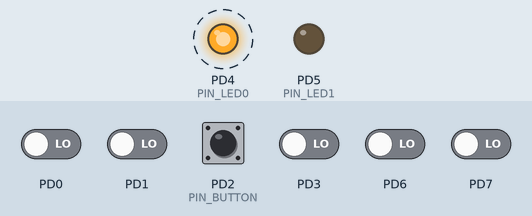
Simulated run of this program. Board: ATmega328P, built with avr-gcc and emulated at 16 MHz. Shown: output pins drawn as LEDs (lit = HIGH). Dashed ring = blinking. The test bench sets the inputs (shaded band); at power-on: PD2 (PIN_BUTTON) HIGH, PD0, PD1, PD3, PD6, PD7 LOW.

Above: at 1.2 s.
1.3 s: PD2 (PIN_BUTTON) pulled LOW for 0.15 s
At 1.9 s:
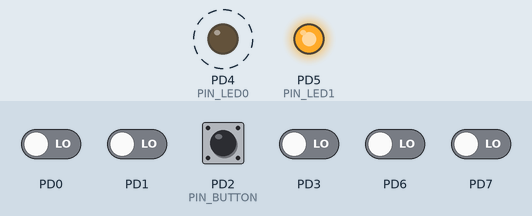
4.3 s: PD2 (PIN_BUTTON) pulled LOW for 1 s
At 6.9 s:
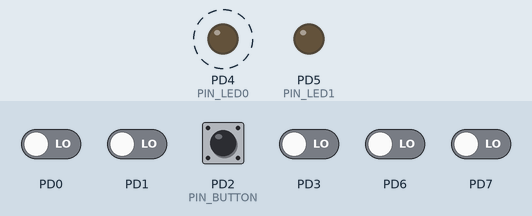
7.5 s: PD2 (PIN_BUTTON) pulled LOW for 0.15 s
At 8.4 s:
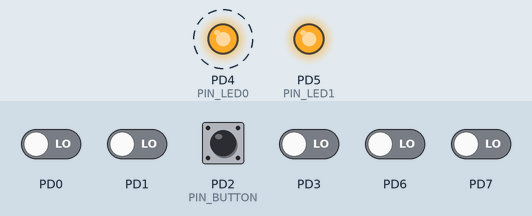
Timing chart, 0 to 16.5 s (numbered marks = the images above; inputs shaded):
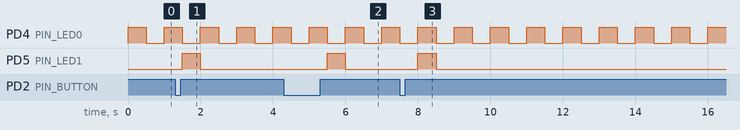

The program:

main.c
```c
#define F_CPU 16000000UL
#define PORT_LED0 PORTD
#define PORT_LED1 PORTD
#define PORT_BUTTON PORTD
#define PIN_LED0 PIND4
#define PIN_LED1 PIND5
#define PIN_BUTTON PIND2

#include <avr/io.h>
#include <util/delay.h>
#include <avr/interrupt.h>
#include <stdbool.h>
void pinToggle(volatile uint8_t *port, uint8_t pin);
void init_devices(void);

volatile bool buton = false;

int main(void)
{
	init_devices();
	init_intr();
	while(1){
		pinToggle(&PORT_LED0, PIN_LED0);
		_delay_ms(500);
		if (buton){
			PORT_LED1 |= (1 << PIN_LED1);
			buton = false;
		}
		else{
			PORT_LED1 &= ~(1 << PIN_LED1);
		}
	}
}
void pinToggle(volatile uint8_t *port, uint8_t pin)
{
	*port ^= 1 << pin;
}

void init_devices(void)
{
	// -- LED-urile ca OUTPUT -- //
	DDRD |= (1 << PIN_LED0) | (1 << PIN_LED1);
	// ------------------------  //

	// -- Butonul ca INPUT -- //
	DDRD &= ~(1 << PIN_BUTTON);
	PORTD |= (1 << PIN_BUTTON);  // asta activeaza rezistenta de pull - up
	// ------------------------  //

}


void init_intr(){

	// -- Intrerupere pe falling edge (apasare de buton) -- //
	EICRA |= (1 << ISC00) | (1<<ISC01);
	// --------------------------------------------------- //

	// -- Activeaza intreruperea externa 0 -- //
	EIMSK |= (1 << INT0);
	// ------------------------------------- //

	// -- Functie care activeaza intreruperea globala -- //
	sei();
	// ------------------------------------------------ //


}
ISR(INT0_vect)
{
	// -- Citim starea butonului (vezi ca e volatile pentru a-i spune compilatorului sa nu retina valoarea (sa o cache-uiasca) si sa o citeasca mereu) -- //

	// -- Aici e conditia pentru a porni LED-ul 1 in cazul in care butonul a fost apasat -- //
	if ((PIND, PIN_BUTTON)) {
		buton = true;
		} else {
		buton = false;
	}
	// ----------------------------------------------------------------------------------- //
}
```

Measured:
- after the input at 1.3 s, PD5 (PIN_LED1): LOW → HIGH after 0.20 s, → LOW 0.50 s later
- after the input at 4.3 s, PD5 (PIN_LED1): LOW → HIGH after 1.2 s, → LOW 0.50 s later
- after the input at 7.5 s, PD5 (PIN_LED1): LOW → HIGH after 0.50 s, → LOW 0.50 s later
- by itself, PD4 (PIN_LED0): alternates HIGH for 0.50 s and LOW for 0.50 s
